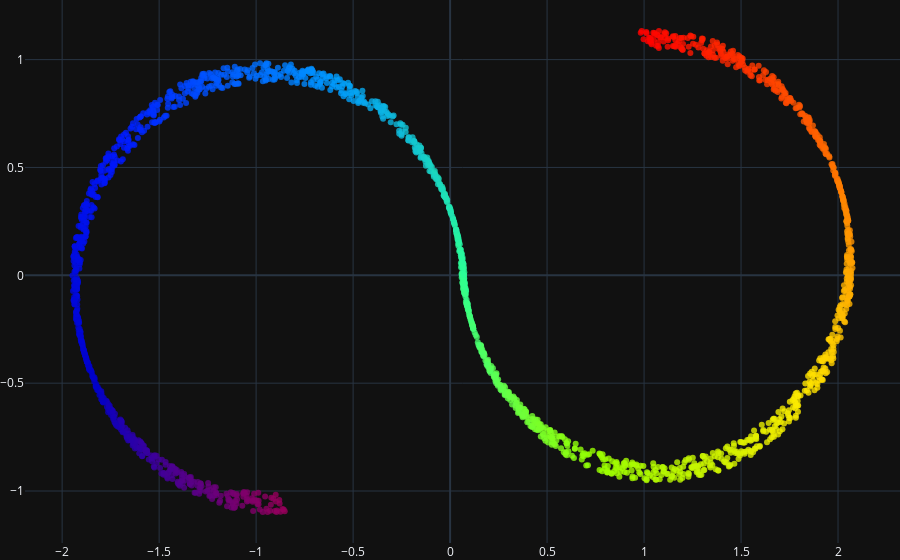

Write notebook code for a chart like this one.
### Code cell
# Fit PCA object
from sklearn.decomposition import PCA
my_curve_pca = PCA(n_components=2).fit_transform(my_curve)

# visualize_the_result
trace_my_curve_pca = go.Scatter(x= my_curve_pca[:,0], y= my_curve_pca[:,1], mode= 'markers', marker= dict(size=6, color=my_colors, colorscale='Rainbow', opacity=0.8))

iplot(go.Figure(data=[trace_my_curve_pca], layout=layout))

### Figure 1 — Plotly figure (JSON) as saved in the notebook; plotly's stock layout.template omitted (floating-point values rounded to 4 significant figures; data arrays with more than 128 entries replaced by an {"elided": "..."} marker saying what was removed)
{"data": [{"marker": {"color": {"elided": "2000 float values"}, "colorscale": [[0.0, "rgb(150,0,90)"], [0.125, "rgb(0,0,200)"], [0.25, "rgb(0,25,255)"], [0.375, "rgb(0,152,255)"], [0.5, "rgb(44,255,150)"], [0.625, "rgb(151,255,0)"], [0.75, "rgb(255,234,0)"], [0.875, "rgb(255,111,0)"], [1.0, "rgb(255,0,0)"]], "opacity": 0.8, "size": 6}, "mode": "markers", "x": {"elided": "2000 float values"}, "y": {"elided": "2000 float values"}, "type": "scatter"}], "layout": {"margin": {"b": 0, "l": 0, "r": 0, "t": 0}}}
